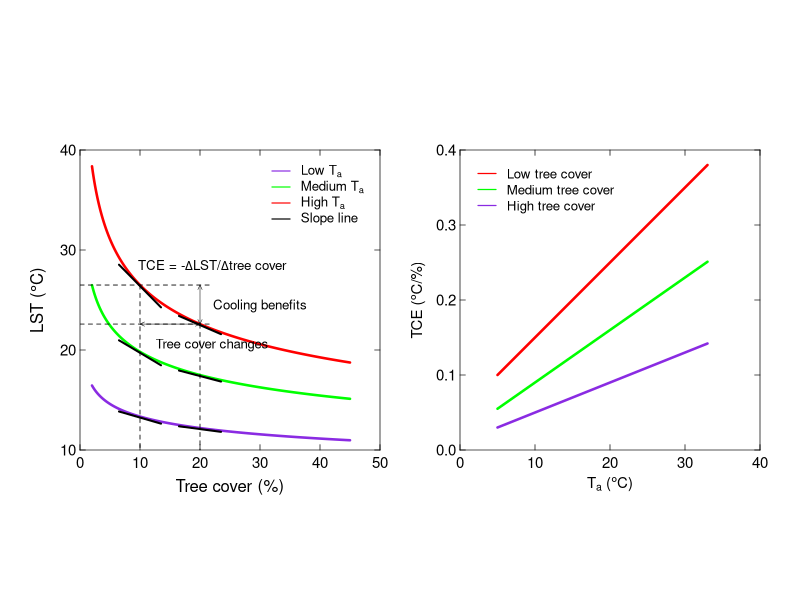

R code for this plot:
## ----------------------------------
# Title: Concept map of tree cooling efficiency (TCE)
# Objective: Concept map illustrating how TCE changes with tree canopy cover (TCC) and air temperature (Ta)
# Created by: Jiacheng Zhao
# Created on: 2021-12-26
# Copyright (c) Jiacheng Zhao, 2021
# Beijing Normal University
# Email: zhaojiacheng@mail.bnu.edu.cn
## ----------------------------------



library(data.table)
opar = par(no.readonly = T)



# Settings ----
# par
par(
  cex.axis = 0.9,
  las = 1,
  lwd = 0.1,
  mai = c(0, 0.4, 0, 0.4),
  mfrow = c(1, 2),
  oma = c(2, 2, 2, 0),
  pty = 's',
  tck = 0.018
)
cex.font = 0.9; cex.legend = 0.8
lwd = 2.5; lwd.axis = 0.7
seg.len = 1.5
cols = c('blueviolet', 'green1', 'red1')
col.slope = 'black'
x.intersp = 0.9; y.intersp = 1
inset = c(0, 0)
label.line = 1.3



# Plot 1 ----
plot(
  0, type = 'n',
  xaxs = 'i', yaxs = 'i',
  xlab = '', ylab = '',
  xlim = c(0, 50), ylim = c(10, 40),
  axes = F
)
# x range
x = seq(2, 45, 0.1)
# parameter a
a1 = 18; a2 = 30; a3 = 45
a = c(a1, a2, a3)
# parameter b
b1 = -0.13; b2 = -0.18; b3 = -0.23
b = c(b1, b2, b3)
# lines
for (i in 1:3) {
  lines(y ~ x, data = data.table(x = x, y = a[i] * x ^ b[i]), col = cols[i], lwd = lwd)
}
# TCC location
location = c(10, 20)
# slope line
extension = 3.5
for (i in 1:2) {
  for (j in 1:3) {
    y = a[j] * location[i] ^ b[j] - 0.1
    k = a[j] * b[j] * location[i] ^ (b[j] - 1) 
    intercept = y - k * location[i] 
    segments(location[i] - extension, k * (location[i] - extension) + intercept, location[i] + extension, k * (location[i] + extension) + intercept, col = col.slope, lty = 'solid', lwd = 2)
  }
}
# axis
axis(1, at = c(-10, seq(0, 50, 10)), lwd = lwd.axis, mgp = c(3, 0.1, 0))
axis(2, at = c(-10, seq(0, 50, 10)), lwd = lwd.axis, mgp = c(3, 0.2, 0))
axis(3, at = c(-10, seq(0, 50, 10)), labels = F, lwd = lwd.axis, mgp = c(3, 0.1, 0))
axis(4, at = c(-10, seq(0, 50, 10)), labels = F, lwd = lwd.axis, mgp = c(3, 0.2, 0))
# surface cooling benefits
segments(10, a3 * 10 ^ b3, 10, 0, lty = 'dashed', lwd = 0.8)
segments(20, a3 * 20 ^ b3, 20, 0, lty = 'dashed', lwd = 0.8)
segments(0, a3 * 10 ^ b3, 22, a3 * 10 ^ b3, lty = 'dashed', lwd = 0.8)
segments(0, a3 * 20 ^ b3, 22, a3 * 20 ^ b3, lty = 'dashed', lwd = 0.8)
arrows(20, a[3] * 20 ^ b[3], 20, a[3] * 10 ^ b[3], length = 0.05, angle = 25, code = 3, lwd = 0.5)
arrows(10, a[3] * 20 ^ b[3], 20, a[3] * 20 ^ b[3], length = 0.05, angle = 25, code = 3, lwd = 0.5)
# annotation
text(22, 28.5, labels = expression('TCE = -' * Delta * 'LST/' * Delta * 'tree cover'), cex = cex.legend)
text(22, 20.5, labels = 'Tree cover changes', cex = cex.legend)
text(30, 24.4, labels = 'Cooling benefits', cex = cex.legend)
# axis label
mtext(1, text = 'Tree cover (%)', line = label.line, cex = cex.font + 0.1)
mtext(2, text = expression('LST (' * degree * 'C)'), line = label.line + 0.2, cex = cex.font + 0.1, las = 0)
# legend
legend(
  30, 39.5,
  legend = c(
    expression('Low T'[a]),
    expression('Medium T'[a]),
    expression('High T'[a]),
    'Slope line'
  ),
  lty = rep('solid', 4),
  seg.len = seg.len,
  lwd = 1.2,
  col = c(cols, col.slope),
  cex = cex.legend, bty = 'n',
  x.intersp = x.intersp, y.intersp = y.intersp,
  inset = c(-0.1, 0)
)



# Plot 2 ----
plot(
  0, type = 'n',
  xaxs = 'i', yaxs = 'i',
  xlab = '', ylab = '',
  xlim = c(0, 40), ylim = c(0, 0.4),
  axes = F
)
# intercept
intcp1 = 0.05; intcp2 = 0.02; intcp3 = 0.01
intcp = c(intcp1, intcp2, intcp3)
# slope
s1 = 0.01; s2 = 0.007; s3 = 0.004
s = c(s1, s2, s3)
# x range
x0 = 5; x1 = 33
# lines
for (i in 1:3) {
  y0 = intcp[i] + s[i] * x0
  y1 = intcp[i] + s[i] * x1
  segments(x0, y0, x1, y1, col = rev(cols)[i], lwd = lwd)
}
# axis
axis(1, at = c(-10, seq(0, 40, 10)), lwd = lwd.axis, mgp = c(3, 0.1, 0))
axis(2, at = c(-10, seq(0, 0.45, 0.1)), lwd = lwd.axis, mgp = c(3, 0.2, 0))
axis(3, at = c(-10, seq(0, 40, 10)), labels = F, lwd = lwd.axis, mgp = c(3, 0.1, 0))
axis(4, at = c(-10, seq(0, 0.45, 0.1)), labels = F, lwd = lwd.axis, mgp = c(3, 0.2, 0))
# axis label
mtext(1, text = expression('T'[a] * ' (' * degree * 'C)'), line = label.line, cex = cex.font)
mtext(2, text = expression('TCE (' * degree * 'C/%)'), line = label.line + 0.2, cex = cex.font, las = 0)
# legend
legend(
  0.8, 0.39,
  legend = c(
    'Low tree cover',
    'Medium tree cover',
    'High tree cover'
  ),
  lty = rep('solid', 3),
  seg.len = seg.len,
  lwd = 1.2,
  col = rev(cols),
  cex = cex.legend, bty = 'n',
  x.intersp = x.intersp, y.intersp = y.intersp,
  inset = inset
)
par(opar)